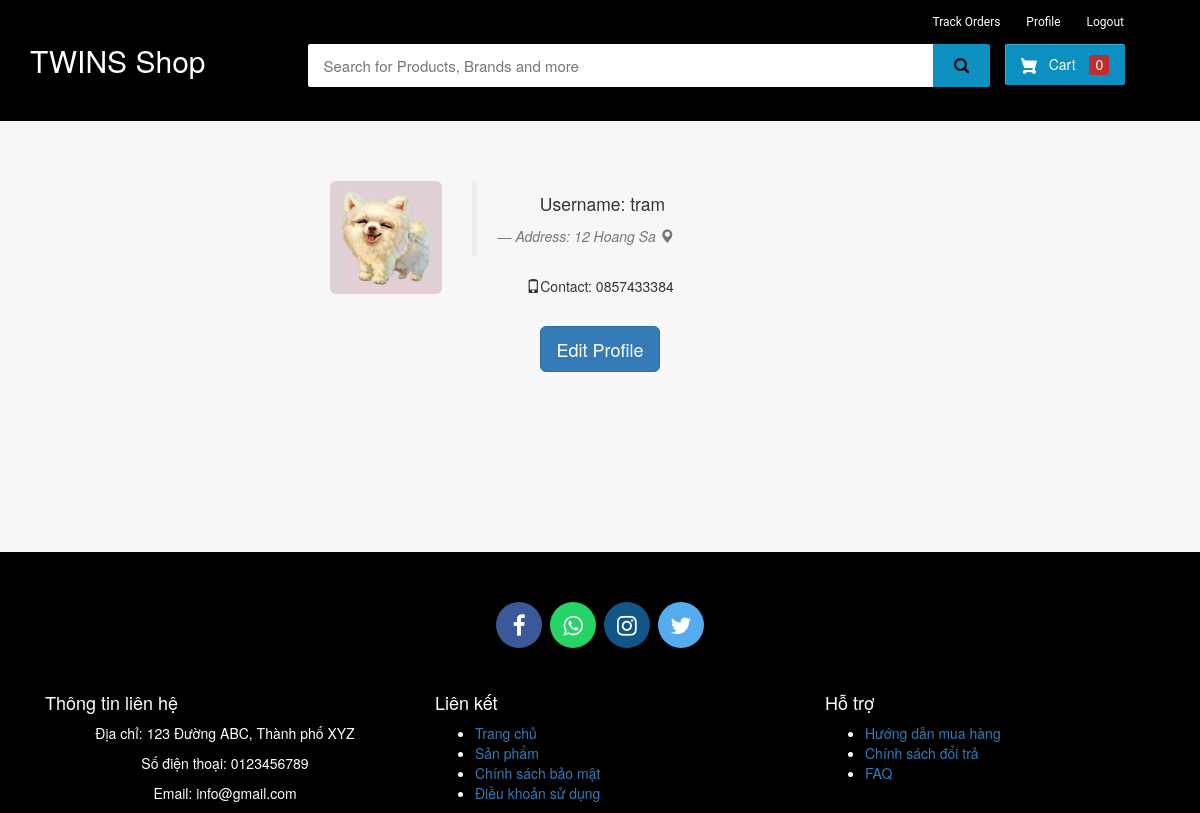
Page /my-profile (signed in) on the committed database.
### ecom/models.py (models this page shows, shortened)
class Customer(models.Model):
    user=models.OneToOneField(User,on_delete=models.CASCADE)
    profile_pic= models.ImageField(upload_to='profile_pic/CustomerProfilePic/',null=True,blank=True)
    address = models.CharField(max_length=40)
    mobile = models.CharField(max_length=20,null=False)

### ecom/views.py (the view)
# urls.py: path('my-profile', views.my_profile_view,name='my-profile'),
@login_required(login_url='customerlogin')
@user_passes_test(is_customer)
def my_profile_view(request):
    customer=models.Customer.objects.get(user_id=request.user.id)
    return render(request,'ecom/my_profile.html',{'customer':customer})

### ecom/views.py (called while the page is built)
def is_customer(user):
    return user.groups.filter(name='CUSTOMER').exists()

### templates/ecom/my_profile.html (shortened to what this page needs)
{% extends 'ecom/customer_base.html' %}
{% load static %}
{% block content %}
<br><br><br>
<div style="padding-left:300px;" class="container">
        <div class="col-sm-2 col-md-2">
            <img src="{% static customer.profile_pic.url %}"   alt="profile pic" class="img-rounded img-responsive" />
        </div>
        <div class="col-sm-4 col-md-4">
            <blockquote>
                <p>Username: {{request.user}}</p> <small><cite title="Source Title">Address: {{customer.address}}  <i class="glyphicon glyphicon-map-marker"></i></cite></small>
            </blockquote>
            <p><i class="glyphicon glyphicon-phone"></i>Contact: {{customer.mobile}}
            </p>
        </div>
</div>
<br>
<div style="text-align: center;">
  <a href="/edit-profile"><button class="btn btn-primary btn-lg" ><span>Edit Profile </span></button></a>
</div>
<br><br><br><br><br><br>
{% endblock content %}

### templates/ecom/customer_base.html (style rules this page uses)
body { background-color: #f7f7f7; }
p { text-align: center; }

### templates/ecom/my_profile.html (style rules this page uses)
body { background-color:#f7f7f7; }

### rows in the picture
Customer: profile_pic (picture), address "12 Hoang Sa", mobile "0857433384"

### other values in the picture
{{ request.user }} "tram"
